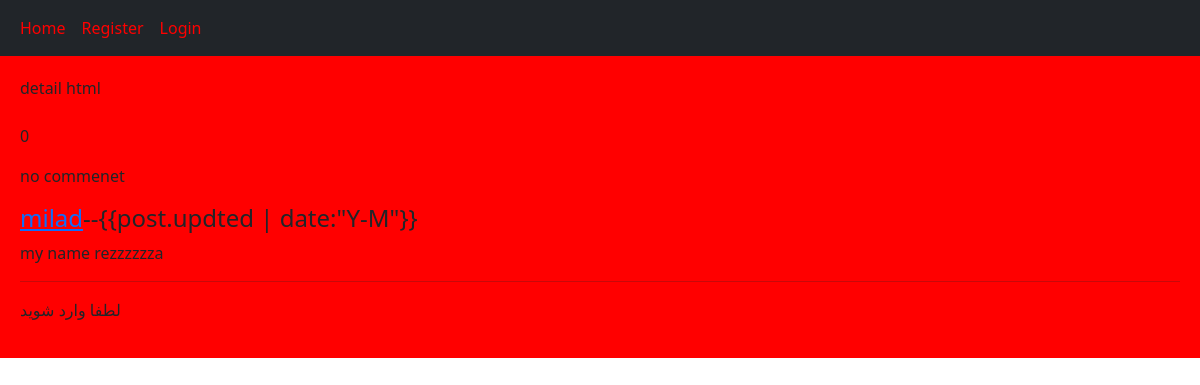
The page /home/post/4/my-name-rezzzzzza/ on the database as committed earlier.
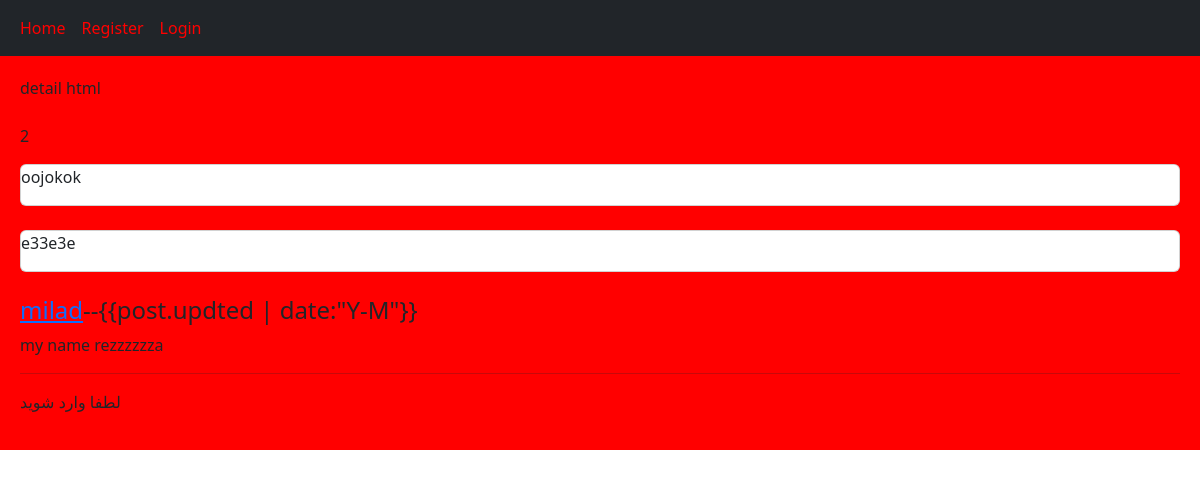
The same page on the database as committed later.
### home/models.py (models this page shows, shortened)
class Post(models.Model):
    user = models.ForeignKey(
        User, on_delete=models.CASCADE, related_name='posts')
    body = models.TextField()
    slug = models.SlugField()
    create = models.DateTimeField()
    updted = models.DateTimeField()
    class Meta:
        ordering = ['create']

class Coments(models.Model):
    user = models.ForeignKey(
        User, on_delete=models.CASCADE, related_name='user_comment')
    post = models.ForeignKey(
        Post, on_delete=models.CASCADE, related_name='post_comment')
    reply = models.ForeignKey(
        'self', on_delete=models.CASCADE, related_name='reply_comment', blank=True, null=True)
    is_reply = models.BooleanField(default=False)
    created = models.DateTimeField(auto_now_add=True)
    body = models.TextField(max_length=400)

### home/views.py (the view, shortened to what this page needs)
class DetailPoatView(View):
    class_form = CommentForm
    def setup(self, request, *args, **kwargs):
        self.post_inctance = get_object_or_404(
            Post, id=kwargs['id_post'], slug=kwargs['slug_post'])
        return super().setup(request, *args, **kwargs)
    def get(self, request, *args, **kwargs):
        comments = self.post_inctance.post_comment.filter(is_reply=False)
        return render(request, 'home/detail.html', {'post': self.post_inctance, 'comments': comments, 'class_form': self.class_form, })

### home/templates/home/detail.html (shortened to what this page needs)
{% extends 'base.html' %} {% block content %} detail html <br /><br />
<div class="body">
  <p>{{comments.count}}</p>
  {% for comment in comments %}
  <div class="card">
    <p>{{comment.body}}</p>
  </div>
  <br />
  {% empty %}
  <p>no commenet</p>
  {% endfor %}
  <h4>
    <a href="{% url 'profile' post.id %}">{{post.user}}</a>--{{post.updted |
    date:"Y-M"}}
  </h4>
  <p>{{post.body}}</p>
</div>
<hr />
{% if request.user.is_authenticated %};
<a href="{% url 'like' post.id %}" class="btn btn-primary"
  >like{{post.Count_Lile}}</a
>
<form action="" method="post" class="form-control-color">
  {% csrf_token %} {{class_form.as_p}}
  <input type="submit" value="send" />
</form>
{% else %}
<p>لطفا وارد شوید</p>
{% endif %} {% endblock %}

### templates/base.html (shortened to what this page needs)
<!DOCTYPE html>
<html>
  <head>
    <link
      href="https://cdn.jsdelivr.net/npm/bootstrap@5.2.2/dist/css/bootstrap.min.css"
      rel="stylesheet"
    />
  </head>
  <body>
    {% include 'inc/navbar.html' %}
    <div class="jumbotron">
      {% include 'inc/message.html' %} {% block content %} {% endblock %}
    </div>
  </body>
</html>

### templates/inc/navbar.html
<nav class="navbar navbar-expand-lg bg-dark">
  <div class="container-fluid">
    <div class="navbar-nav">
      <a class="nav-link active" style="color: red" href="{% url 'home' %}"
        >Home</a
      >
      {% if request.user.is_authenticated %}
      <a class="nav-link active" style="color: red" href="{% url 'logout' %}"
        >Logout</a
      >
      <a
        class="nav-link active"
        style="color: red"
        href="{% url 'profile' request.user.id %}"
        >Profile</a
      >
      {% else %}
      <a class="nav-link active" style="color: red" href="{% url 'register' %}"
        >Register</a
      >
      <a class="nav-link active" style="color: red" href="{% url 'login' %}"
        >Login</a
      >
      {% endif %}
    </div>
  </div>
</nav>

### templates/base.html (style rules this page uses)
.jumbotron { padding: 20px; margin-bottom: 20px; background-color: red; }

Rows that differ between the two databases and show on the page:
added Coments: body "oojokok"
added Coments: body "e33e3e"
Other text that changed with them:
{{ comments.count }}: "0" → "2"
text no longer shown: "no commenet"
